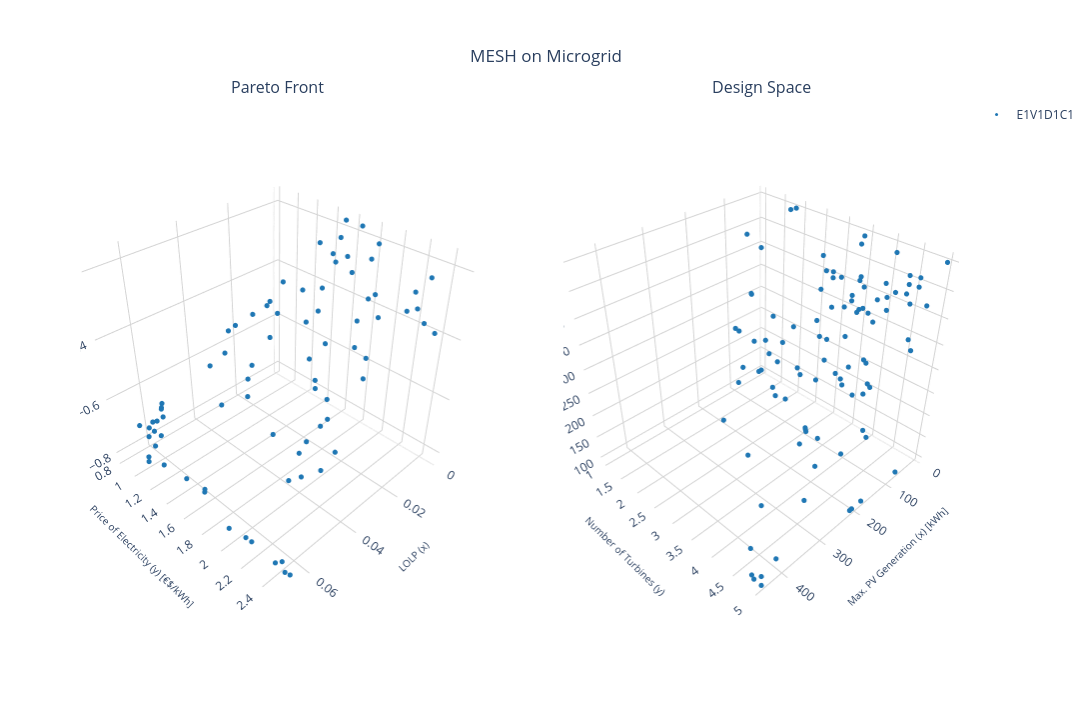

Notebook source saved alongside this figure:
### Markdown cell above
#### Plotting MESH - 3D:

### Code cell
# Creating a subplot
fig = make_subplots(rows=1, cols=2, subplot_titles=("Pareto Front", "Design Space"), specs=[[{'type': 'scatter3d'}, {'type': 'scatter3d'}]])

for i in range(num_dataset):
    fig.add_trace(pareto_front[i], row=1, col=1)
    fig.add_trace(design_space[i], row=1, col=2)

# Setting layout
fig.update_layout(
    showlegend=True,
    scene=dict(
        camera=dict(
          eye=dict(x=1.5,y=1.5,z=1.5)
        ),
        xaxis=dict(
            title=dict(text='LOLP (x)', font=dict(size=10)),
            backgroundcolor='white',  # X-axis background
            gridcolor='lightgray',    # Grid color on X axis 
            showbackground=True       # Show background
        ),
        yaxis=dict(
            title=dict(text='Price of Electricity (y) [€$/kWh]', font=dict(size=10)),
            backgroundcolor='white',  # Y-axis background
            gridcolor='lightgray',    # Grid color on Y axis
            showbackground=True       # Show background
        ),
        zaxis=dict(
            title=dict(text='(-1) Renewable Factor (z)', font=dict(size=10)),
            backgroundcolor='white',  # Z-axis background
            gridcolor='lightgray',    # Grid color on Z axis
            showbackground=True       # Show background
        )
    ),
    scene2=dict(
        camera=dict(
          eye=dict(x=1.5,y=1.5,z=1.5)
        ),
        xaxis=dict(
            title=dict(text='Max. PV Generation (x) [kWh]', font=dict(size=10)),
            backgroundcolor='white',  # X-axis background
            gridcolor='lightgray',    # Grid color on X axis 
            showbackground=True       # Show background
        ),
        yaxis=dict(
            title=dict(text='Number of Turbines (y)', font=dict(size=10)),
            backgroundcolor='white',  # Y-axis background
            gridcolor='lightgray',    # Grid color on Y axis
            showbackground=True       # Show background
        ),
        zaxis=dict(
            title=dict(text='Battery Capacity (z) [kWh]', font=dict(size=10)),
            backgroundcolor='white',  # Z-axis background
            gridcolor='lightgray',    # Grid color on Z axis
            showbackground=True       # Show background
        )
    ),
    title=dict(
        text='MESH on Microgrid',
        x=0.5,  # Centering the title
        xanchor='center',
        yanchor='top'
    ),
    #margin=dict(l=0, r=0, b=0, t=0), # Rearrange the margin
    width=1520,   # Figure width (pixels)
    height=720,  # Figure height (pixels)
    paper_bgcolor="white",
    plot_bgcolor='white'
)

# Showing the figure
fig.show()

### Figure 1 — Plotly figure (JSON) as saved in the notebook; plotly's stock layout.template omitted (floating-point values rounded to 4 significant figures)
{"data": [{"marker": {"color": "#1f77b4", "size": 3}, "mode": "markers", "name": "E1V1D1C1", "scene": "scene", "showlegend": false, "type": "scatter3d", "x": [0.0169, 0.05903, 0.061, 0.02581, 0.04352, 0.05336, 0.06748, 0.02222, 0.005903, 0.0169, 0.05417, 0.06609, 0.06447, 0.0002315, 0.06563, 0.001736, 0.003356, 0.001968, 0.005556, 0.002431, 0.0006944, 0.007986, 0.001968, 0.01794, 0.06516, 0.009144, 0.0003472, 0.06898, 0.06586, 0.02755, 0.06563, 0.04572, 0.001505, 0.002894, 0.003472, 0.0006944, 0.0191, 0.01586, 0.002431, 0.02014, 0.02014, 0.03403, 0.001042, 0.0647, 0.03403, 0.01539, 0.0003472, 0.03403, 0.01574, 0.05648, 0.004167, 0.05463, 0.04109, 0.04734, 0.05486, 0.06435, 0.01632, 0.03669, 0.006366, 0.02847, 0.05903, 0.04502, 0.06505, 0.01539, 0.03669, 0.02963, 0.06204, 0.03252, 0.01505, 0.06366, 0.04502, 0.0003472, 0.02581, 0.06262, 0.039, 0.0603, 0.03576, 0.0002315, 0.04595, 0.0002315, 0.02257, 0.06725, 0.01262, 0.02963, 0.03252, 0.03889, 0.0002315, 0.009606, 0.04942, 0.04352, 0.02998, 0.05336, 0.01262, 0.04942, 0.0002315, 0.0002315, 0.06574, 0.07002, 0.05417, 0.06539], "y": [1.222, 0.914, 1.021, 0.9657, 2.127, 2.191, 1.961, 1.679, 1.441, 1.222, 0.8314, 2.092, 0.8693, 2.278, 2.36, 1.477, 2.166, 1.641, 2.435, 2.235, 1.294, 1.286, 1.641, 1.132, 1.082, 1.85, 1.486, 1.12, 2.143, 1.852, 1.459, 1.864, 2.189, 1.881, 2.316, 1.565, 0.9973, 1.5, 2.235, 2.138, 2.138, 2.111, 1.434, 0.9914, 1.055, 2.065, 1.486, 1.055, 1.112, 0.9104, 1.845, 0.8339, 1.491, 1.369, 0.839, 1.62, 1.705, 1.383, 1.984, 0.9524, 0.914, 2.294, 2.408, 2.065, 1.383, 2.011, 0.9737, 1.322, 1.952, 1.602, 2.294, 1.778, 0.9657, 0.929, 2.29, 0.9003, 2.087, 1.673, 2.117, 1.828, 1.276, 1.246, 1.547, 2.011, 1.322, 1.007, 1.828, 1.112, 2.217, 2.127, 1.907, 2.191, 1.547, 2.217, 2.278, 1.523, 2.45, 1.155, 0.8314, 2.488], "z": [-0.4577, -0.7179, -0.7386, -0.5076, -0.5938, -0.6521, -0.798, -0.5137, -0.3786, -0.4577, -0.6938, -0.8028, -0.7158, -0.2458, -0.8146, -0.3032, -0.3511, -0.3132, -0.366, -0.3365, -0.2686, -0.4006, -0.3132, -0.4415, -0.7397, -0.4111, -0.2299, -0.7497, -0.8041, -0.5287, -0.7656, -0.6195, -0.2961, -0.345, -0.3642, -0.2772, -0.4891, -0.4462, -0.3365, -0.5015, -0.5015, -0.5735, -0.2845, -0.7285, -0.5568, -0.4696, -0.2299, -0.5568, -0.4381, -0.7163, -0.3596, -0.7073, -0.5937, -0.618, -0.7104, -0.7813, -0.4822, -0.5749, -0.3891, -0.5185, -0.7179, -0.6423, -0.798, -0.4696, -0.5749, -0.5508, -0.7267, -0.5571, -0.4562, -0.7802, -0.6423, -0.2587, -0.5076, -0.7212, -0.6163, -0.7178, -0.5937, -0.1741, -0.6219, -0.2072, -0.5103, -0.7588, -0.4142, -0.5508, -0.5571, -0.5908, -0.2072, -0.393, -0.6578, -0.5938, -0.5338, -0.6521, -0.4142, -0.6578, -0.2458, -0.1741, -0.8189, -0.7523, -0.6938, -0.8184]}, {"marker": {"color": "#1f77b4", "size": 3}, "mode": "markers", "name": "E1V1D1C1", "scene": "scene2", "type": "scatter3d", "x": [89.64, 450, 10, 104.0, 157.7, 128.2, 18.21, 326.0, 71.71, 89.65, 209.5, 315.7, 450, 52.01, 225.5, 53.35, 54.91, 10, 21.46, 56.63, 52.48, 77.39, 57.29, 96.57, 350.4, 73.72, 88.75, 260.4, 423.1, 99.75, 392.9, 121.3, 52.29, 59.37, 40.3, 51.89, 10, 87.23, 44.9, 94.43, 104.0, 116.6, 87.48, 225.8, 109.6, 67.62, 42.97, 244.8, 91.35, 450, 56.64, 70.58, 115.9, 132.5, 215.6, 239.8, 84.65, 119.8, 69.28, 107.3, 450, 121.0, 179.7, 87.37, 112.1, 106.7, 450, 107.4, 83.73, 245.0, 94.13, 54.87, 102.1, 450, 68.56, 400.0, 110.1, 10, 121.3, 35.04, 115.0, 328.0, 84.63, 104.7, 108.3, 115.5, 43.48, 86.41, 124.8, 119.4, 106.0, 131.2, 10, 37.85, 10, 25.36, 336.3, 214.9, 181.6, 450], "y": [5, 4.841, 1, 3.079, 5, 4.188, 1, 5, 3.198, 2.77, 5, 3.234, 5, 1, 5, 1.992, 5, 5, 3.509, 4.235, 2.098, 3.068, 3.121, 1.25, 5, 3.567, 5, 4.999, 5, 4.038, 3.689, 4.141, 3.133, 4.084, 3.584, 1.847, 1.756, 1.921, 2.834, 3.985, 3.909, 2.78, 1.063, 3.891, 4.439, 2.941, 2.323, 2.781, 2.064, 5, 4.78, 5, 4.333, 4.009, 5, 4.766, 5, 3.806, 4.376, 3.12, 4.792, 5, 5, 3.553, 4.019, 4.156, 4.776, 4.408, 3.776, 5, 4.848, 1.125, 3.057, 5, 3.261, 4.87, 5, 1.89, 4.234, 1.014, 4.382, 5, 1.997, 4.396, 4.469, 4.558, 1.029, 1, 5, 3.467, 3.277, 3.691, 3.211, 4.252, 1, 1.266, 5, 5, 5, 5], "z": [485.0, 100, 100, 104.3, 500, 479.0, 100, 324.9, 260.4, 214.1, 100, 426.8, 273.7, 434.4, 492.0, 236.4, 440.8, 500, 500, 451.7, 100, 211.3, 296.2, 158.8, 216.2, 388.1, 500, 256.5, 449.3, 412.0, 317.3, 418.9, 420.2, 374.7, 493.5, 182.2, 493.6, 220.8, 449.7, 466.9, 424.3, 331.7, 235.8, 187.1, 186.9, 332.6, 186.5, 100, 147.4, 100, 370.1, 100, 335.2, 287.7, 100, 366.0, 371.2, 283.1, 412.8, 102.9, 105.6, 500, 500, 447.9, 303.6, 421.3, 165.8, 286.2, 421.8, 362.5, 500, 313.3, 105.9, 121.1, 373.3, 110.2, 464.2, 500, 467.3, 187.3, 330.7, 272.1, 308.6, 445.6, 282.5, 181.3, 303.8, 101.9, 486.1, 467.0, 421.9, 476.9, 287.2, 500, 394.6, 197.1, 500, 349.6, 100, 500]}], "layout": {"annotations": [{"font": {"size": 16}, "showarrow": false, "text": "Pareto Front", "x": 0.225, "xanchor": "center", "xref": "paper", "y": 1, "yanchor": "bottom", "yref": "paper"}, {"font": {"size": 16}, "showarrow": false, "text": "Design Space", "x": 0.775, "xanchor": "center", "xref": "paper", "y": 1, "yanchor": "bottom", "yref": "paper"}], "height": 720, "paper_bgcolor": "white", "plot_bgcolor": "white", "scene": {"camera": {"eye": {"x": 1.5, "y": 1.5, "z": 1.5}}, "domain": {"x": [0, 0.45], "y": [0, 1]}, "xaxis": {"backgroundcolor": "white", "gridcolor": "lightgray", "showbackground": true, "title": {"font": {"size": 10}, "text": "LOLP (x)"}}, "yaxis": {"backgroundcolor": "white", "gridcolor": "lightgray", "showbackground": true, "title": {"font": {"size": 10}, "text": "Price of Electricity (y) [€$/kWh]"}}, "zaxis": {"backgroundcolor": "white", "gridcolor": "lightgray", "showbackground": true, "title": {"font": {"size": 10}, "text": "(-1) Renewable Factor (z)"}}}, "scene2": {"camera": {"eye": {"x": 1.5, "y": 1.5, "z": 1.5}}, "domain": {"x": [0.55, 1], "y": [0, 1]}, "xaxis": {"backgroundcolor": "white", "gridcolor": "lightgray", "showbackground": true, "title": {"font": {"size": 10}, "text": "Max. PV Generation (x) [kWh]"}}, "yaxis": {"backgroundcolor": "white", "gridcolor": "lightgray", "showbackground": true, "title": {"font": {"size": 10}, "text": "Number of Turbines (y)"}}, "zaxis": {"backgroundcolor": "white", "gridcolor": "lightgray", "showbackground": true, "title": {"font": {"size": 10}, "text": "Battery Capacity (z) [kWh]"}}}, "showlegend": true, "title": {"text": "MESH on Microgrid", "x": 0.5, "xanchor": "center", "yanchor": "top"}, "width": 1520}}
